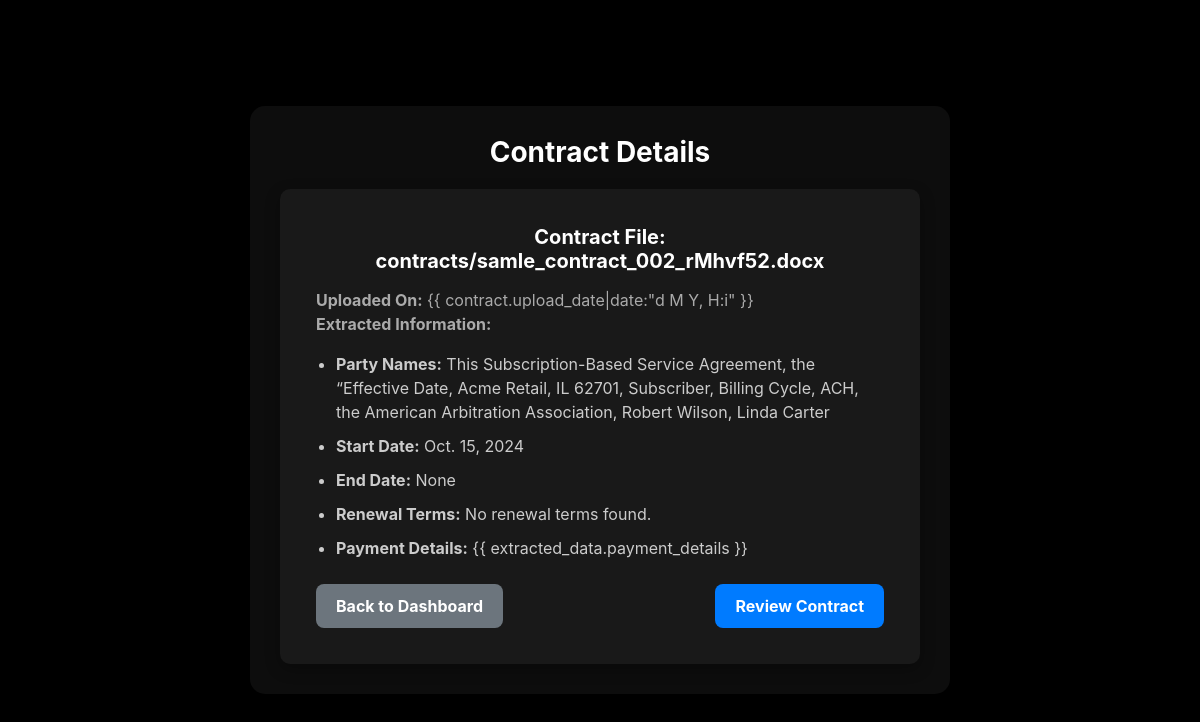
/contracts/details/31/ (signed in), run on the app's committed database.
### contracts/models.py (models this page shows, shortened)
class Contract(models.Model):
    user = models.ForeignKey(User, on_delete=models.CASCADE)
    file = models.FileField(upload_to='contracts/')
    upload_date = models.DateTimeField(auto_now_add=True)

class ExtractedData(models.Model):
    contract = models.OneToOneField(Contract, on_delete=models.CASCADE)
    party_names = models.TextField(null=True, blank=True)
    start_date = models.DateField(null=True, blank=True)
    end_date = models.DateField(null=True, blank=True)
    renewal_terms = models.TextField(null=True, blank=True)
    payment_details = models.TextField(null=True, blank=True)

### contracts/views.py (the view)
# urls.py: path('details/<int:pk>/', views.contract_details, name='contract_details'),  # New detail view
@login_required
def contract_details(request, pk):
    contract = get_object_or_404(Contract, pk=pk, user=request.user)
    extracted_data = ExtractedData.objects.filter(contract=contract).first()
    return render(request, 'contracts/contract_details.html', {
        'contract': contract,
        'extracted_data': extracted_data,
    })

### contracts/templates/contracts/contract_details.html (shortened to what this page needs)
<!DOCTYPE html>
<html lang="en">
  <head>
    <link
      href="https://cdn.jsdelivr.net/npm/bootstrap@5.3.0-alpha1/dist/css/bootstrap.min.css"
      rel="stylesheet"
    />
  </head>
  <body>
    <div class="container">
      <h1>Contract Details</h1>
      <div class="card">
        <div class="card-body">
          <h5 class="card-title">Contract File: {{ contract.file.name }}</h5>
          <p class="card-text">
            <strong>Uploaded On:</strong> {{ contract.upload_date|date:"d M Y,
            H:i" }}<br />
            <strong>Extracted Information:</strong>
          </p>
          {% if extracted_data %}
          <ul>
            <li>
              <strong>Party Names:</strong> {{ extracted_data.party_names }}
            </li>
            <li>
              <strong>Start Date:</strong> {{ extracted_data.start_date }}
            </li>
            <li><strong>End Date:</strong> {{ extracted_data.end_date }}</li>
            <li>
              <strong>Renewal Terms:</strong> {{ extracted_data.renewal_terms }}
            </li>
            <li>
              <strong>Payment Details:</strong> {{
              extracted_data.payment_details }}
            </li>
          </ul>
          {% else %}
          <p class="card-text">
            No extracted data available for this contract.
          </p>
          {% endif %}
          <div class="d-flex justify-content-between mt-4">
            <a href="{% url 'dashboard' %}" class="btn btn-secondary"
              >Back to Dashboard</a
            >
            <a
              href="{% url 'review_contract' contract.id %}"
              class="btn btn-primary"
              >Review Contract</a
            >
          </div>
        </div>
      </div>
    </div>
  </body>
</html>

### contracts/templates/contracts/contract_details.html (style rules this page uses)
body { background-color: #000; color: #fff; font-family: "SF Pro Display", sans-serif; margin: 0; padding: 0; display: flex; justify-content: center; align-items: center; min-height: 100vh; text-align: center; }
.container { max-width: 700px; width: 100%; padding: 30px; background: rgba(255, 255, 255, 0.05); border-radius: 15px; box-shadow: 0 10px 25px rgba(0, 0, 0, 0.5); animation: fadeIn 1s ease-in-out; }
h1 { font-size: 28px; font-weight: bold; margin-bottom: 20px; color: #fff; }
.card { background: rgba(255, 255, 255, 0.05); border: none; padding: 20px; border-radius: 10px; box-shadow: 0 5px 15px rgba(0, 0, 0, 0.3); }
.card-title { font-size: 20px; font-weight: bold; color: #fff; margin-bottom: 15px; }
.card-text { font-size: 16px; color: #aaa; text-align: left; }
ul { padding-left: 20px; text-align: left; }
li { font-size: 16px; color: #ccc; margin-bottom: 10px; }
.btn-primary, .btn-secondary { padding: 10px 20px; font-size: 16px; font-weight: bold; border-radius: 8px; border: none; transition: all 0.3s ease; }
.btn-primary { background-color: #007bff; color: #fff; }
.btn-secondary { background-color: #6c757d; color: #fff; }

### data on the page
Contract: file.name "contracts/samle_contract_002_rMhvf52.docx"
ExtractedData: party_names "This Subscription-Based Service Agreement, the “Effective Date, Acme Retail, IL 62701, Subscriber, Billing Cycle, ACH, the American Arbitration Association, Robert Wilson, Linda Carter", start_date "Oct. 15, 2024", end_date "None", renewal_terms "No renewal terms found."
